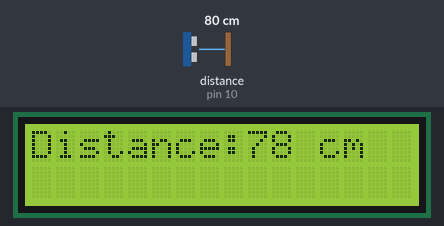
Simulated run of this sketch. Board: Arduino Uno, built with avr-gcc and run on an emulated ATmega328P. Shown: 16×2 character LCD. Wiring (inferred from the names in the program): ultrasonic range finder: trigger pin 9; echo pin 10. The inputs (shaded band) are chosen by the test bench; at power-on: distance to the obstacle (sensor on pin 10) 80 cm. The echo pulse lasts 58.3 µs per cm; what the sketch prints to the serial monitor is not drawn.

Above: at 1.2 s.
1.3 s: distance to the obstacle (sensor on pin 10) set to 2 cm
At 2.7 s:
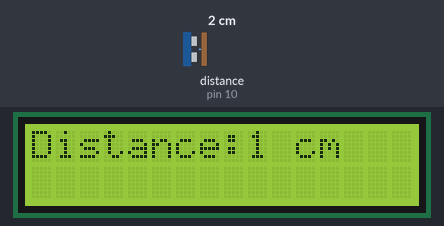
3.1 s: distance to the obstacle (sensor on pin 10) set to 4 cm
At 4.3 s:
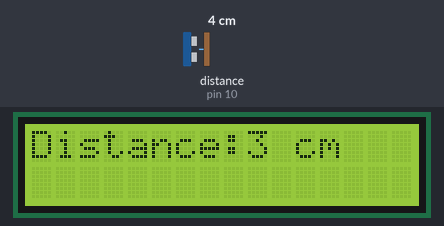
4.6 s: distance to the obstacle (sensor on pin 10) set to 9 cm
At 5.0 s:
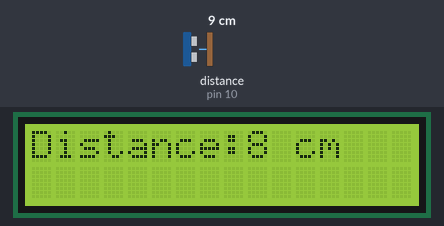
Timing chart, 0 to 7.6 s (numbered marks = the images above; inputs shaded):
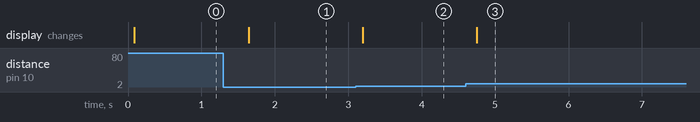

Measured:
- after the input at 1.3 s, the display: changes after 0.35 s (image 1)
- after the input at 3.1 s, the display: changes after 0.10 s (image 2)
- after the input at 4.6 s, the display: changes after 0.15 s (image 3)

The sketch:

UltrasonicHC-SR04_LCDI2C.ino
```cpp
#include <Wire.h>
#include <LiquidCrystal_I2C.h>

const int trigPin = 9;
const int echoPin = 10;
long duration;
int distance;

LiquidCrystal_I2C lcd(0x27, 16, 2); // กำหนดที่อยู่ I2C ของจอ LCD

void setup() {
  pinMode(trigPin, OUTPUT);
  pinMode(echoPin, INPUT);
  Serial.begin(9600);
  lcd.init(); // เริ่มต้นการทำงานของจอ LCD
  lcd.backlight(); // เปิดไฟหลังจอ LCD
}

void loop() {
  // ส่งสัญญาณเสียง
  digitalWrite(trigPin, LOW);
  delayMicroseconds(2);
  digitalWrite(trigPin, HIGH);
  delayMicroseconds(10);
  digitalWrite(trigPin, LOW);

  // วัดเวลาที่สัญญาณเสียงใช้ในการเดินทางไปกลับ
  duration = pulseIn(echoPin, HIGH);

  // คำนวณระยะทาง
  distance = duration * 0.034 / 2;

  // แสดงผลระยะทางบน Serial Monitor
  Serial.print("Distance: ");
  Serial.print(distance);
  Serial.println(" cm");

  // แสดงผลระยะทางบนจอ LCD
  lcd.clear();
  lcd.setCursor(0, 0); //เว้นบรรทัด
  lcd.print("Distance:");
  lcd.print(distance);
  lcd.print(" cm");

  // หน่วงเวลา 500 มิลลิวินาที
  delay(500);
}
```
